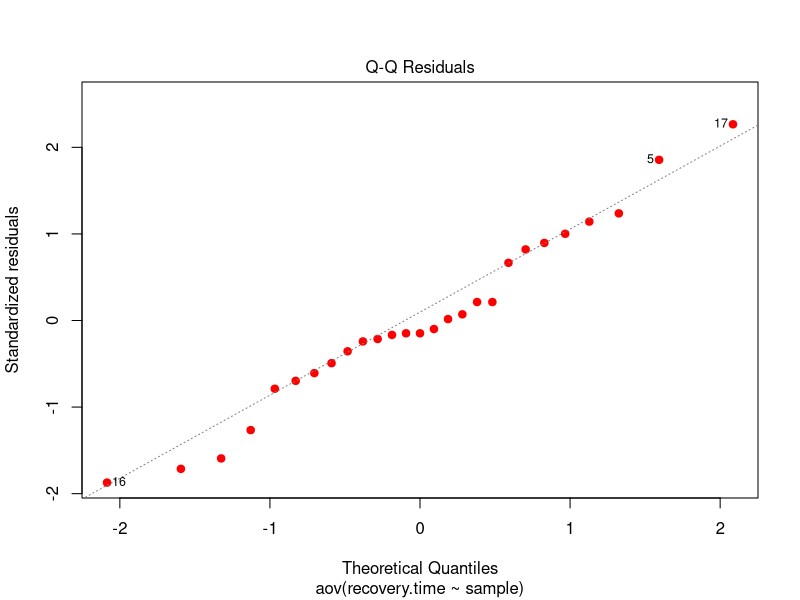
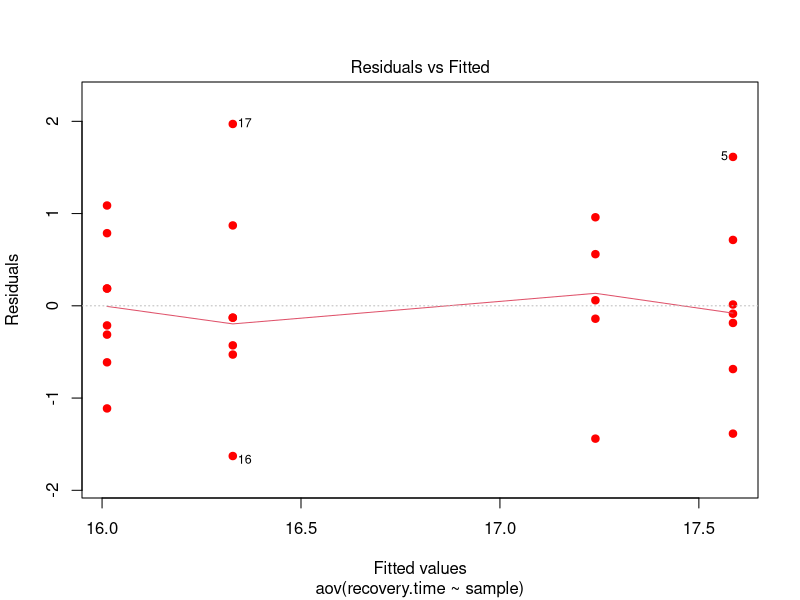

These figures' R source, in order:
sample1<-c(17.5,16.2,16.9,17.4,19.2,18.3,17.6)
sample2<-c(15.8,17.3,18.2,17.1,17.8)
sample3<-c(15.9,16.2,15.8,14.7,18.3,17.2,16.2)
sample4<-c(16.2,16.8,15.7,14.9,16.2,17.1,15.8,15.4)

recovery.time<-c(sample1,sample2,sample3,sample4)
recovery.time

sample<-c(rep("1",7),rep("2",5),rep("3",7),rep("4",8))
sample

anova<-aov(recovery.time ~ sample)
plot(anova,2,pch=19,col="red")

plot(anova,1,pch=19,col="red")

library("nortest")
ad.test(anova$residuals)

bartlett.test(recovery.time ~ sample)

summary(anova)

pairwise.t.test(recovery.time, sample, p.adj = "bonf")
